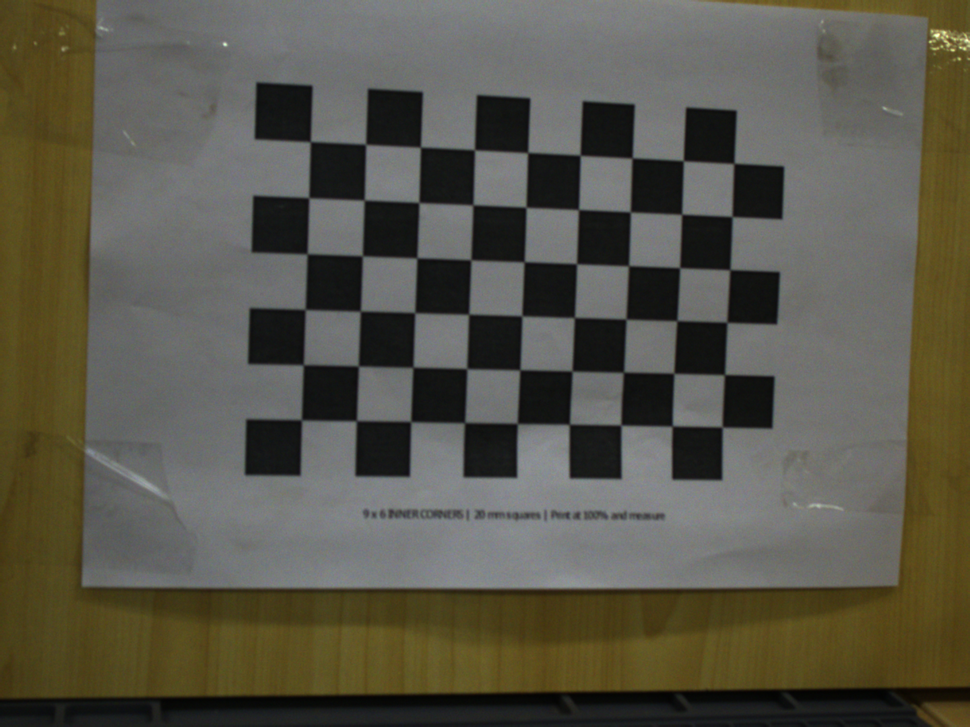
#> input picture calibration/captures/frame-3506875255325.png, 970 x 727 px, shrunk from 1440 x 1080 before the run; its folder holds 4 pictures in this run
$ python review_calibration.py
#> lines starting #> are read from the running program, lines starting #| are printed output that depends on the picture
#!/usr/bin/env python3
"""Review original chessboard PNGs; optionally copy accepted files and quarantine rejects."""

import argparse
import hashlib
import json
from pathlib import Path
import shutil

import cv2
import numpy as np


def main():
    parser = argparse.ArgumentParser(description=__doc__)
    parser.add_argument("--images", type=Path, default=Path("calibration/captures"))
    parser.add_argument("--accepted", type=Path, default=Path("calibration/accepted"))
    parser.add_argument("--quarantine", type=Path, default=Path("calibration/quarantine"))
    parser.add_argument("--report", type=Path, default=Path("calibration/review.json"))
    parser.add_argument("--columns", type=int, default=9, help="horizontal inner corners")
    parser.add_argument("--rows", type=int, default=6, help="vertical inner corners")
    parser.add_argument("--max-edge-px", type=float, default=6., help="relaxed initial-prototype cutoff; prefer about 3 px")
    parser.add_argument("--min-contrast", type=float, default=60.)
    parser.add_argument("--min-coverage-percent", type=float, default=3.)
    parser.add_argument("--apply", action="store_true", help="copy selected images and move rejected originals")
    args = parser.parse_args()
    if args.columns < 3 or args.rows < 3:
        parser.error("at least 3 x 3 inner corners are required")
    if (not np.isfinite([args.max_edge_px, args.min_contrast, args.min_coverage_percent]).all()
            or args.max_edge_px <= 0 or not 0 <= args.min_contrast <= 255
            or not 0 <= args.min_coverage_percent <= 100):
        parser.error("invalid quality thresholds")
    if not hasattr(cv2, "estimateChessboardSharpness"):
        parser.error("this review tool requires OpenCV estimateChessboardSharpness")
    paths = sorted(args.images.glob("*.png"), key=lambda path: (path.stat().st_mtime_ns, path.name))
    if not paths:
        parser.error("no PNGs found in the capture directory")
    source_root, accepted_root, quarantine_root = (p.resolve() for p in (args.images, args.accepted, args.quarantine))
    roots = (source_root, accepted_root, quarantine_root)
    if any(a == b or a in b.parents or b in a.parents for i, a in enumerate(roots) for b in roots[i+1:]):
        parser.error("capture, accepted and quarantine directories must be separate, non-nested paths")
    if args.report.exists():
        parser.error("report already exists; choose a new --report filename")
    if args.apply and (list(args.accepted.glob("*.png")) or (args.accepted / "selection.json").exists()):
        parser.error("accepted set already exists; use a fresh directory to preserve the previous review")
    if args.apply and any((args.quarantine / path.name).exists() for path in paths):
        parser.error("a quarantine filename already exists; use a fresh quarantine directory")

    cv2.setNumThreads(1)
    pattern = (args.columns, args.rows)
    grid = np.mgrid[0:args.columns, 0:args.rows].T.reshape(-1, 2).astype(np.float32)
    reference_size = None
    records = []
    for index, path in enumerate(paths, 1):
        row = dict(index=index, filename=path.name, sha256=hashlib.sha256(path.read_bytes()).hexdigest(), reasons=[])
        gray = cv2.imread(str(path), cv2.IMREAD_GRAYSCALE)
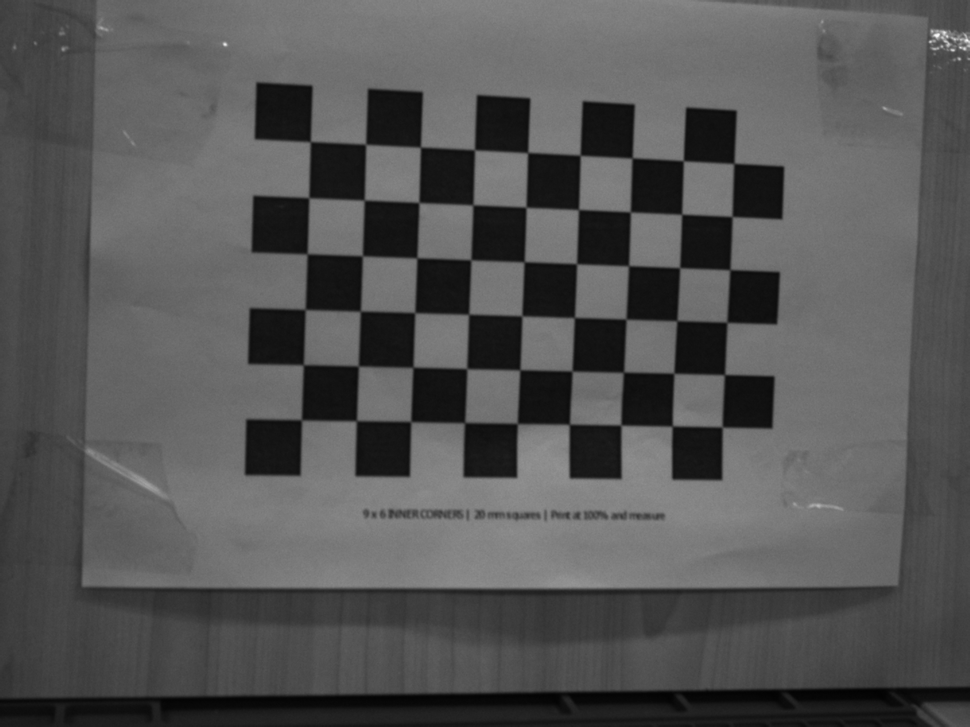
#> gray: shape (727, 970); min 2, max 250, mean 85
        if gray is None:
            row["reasons"].append("unreadable_image")
        else:
            height, width = gray.shape
#> height = 727; width = 970
            size = (width, height)
#> size = (970, 727)
            row.update(width=width, height=height)
            found, corners = cv2.findChessboardCornersSB(gray, pattern, cv2.CALIB_CB_NORMALIZE_IMAGE)
#> found = True; corners = 54 rows, first 8: [722.2, 427.1], [672.1, 426.1], [621.1, 425.1], [569.5, 424.3], [517.5, 423.6], [464.5, 422.6], [410.8, 421.6], [356.5, 420.6]
            row.update(corner_count=len(corners) if found else 0)
            if not found:
                row["reasons"].append("complete_chessboard_not_found")
            else:
                if reference_size is None:
                    reference_size = size
#> reference_size = (970, 727)
                elif size != reference_size:
                    row["reasons"].append("mixed_image_resolution")
                corners = np.asarray(corners, np.float32).reshape(-1, 1, 2)
                points = corners.reshape(-1, 2)
#> points = 54 pairs, first value 301.5 to 733.9, second value 141.7 to 427.1
                horizontal, _ = cv2.estimateChessboardSharpness(gray, pattern, corners, .8, False)
#> horizontal = (4.5, 17.2, 122.5, 0)
                vertical, _ = cv2.estimateChessboardSharpness(gray, pattern, corners, .8, True)
#> vertical = (3.4, 16.16, 119.1, 0)
                edges = [float(horizontal[0]), float(vertical[0])]
#> edges = [4.5, 3.4]
                contrast = min(float(horizontal[2]-horizontal[1]), float(vertical[2]-vertical[1]))
#> contrast = 103
                coverage = float(cv2.contourArea(cv2.convexHull(points)) / (width*height) * 100)
#> coverage = 16.27
                row.update(edge_horizontal_px=edges[0], edge_vertical_px=edges[1], contrast=contrast,
                           inner_hull_percent=coverage)
                if not np.isfinite(edges).all() or any(value <= 0 or value > args.max_edge_px for value in edges):
                    row["reasons"].append("blurred_edges")
                if not np.isfinite(contrast) or contrast < args.min_contrast:
                    row["reasons"].append("insufficient_black_white_contrast")
                if coverage < args.min_coverage_percent:
                    row["reasons"].append("board_too_small")
                transform, _ = cv2.findHomography(grid, points, 0)
#> transform = [[-54.54, 1.1, 722.2], [-3.62, -53.03, 427], [-0.00652, -0.0018, 1]]
                if transform is None:
                    row["reasons"].append("invalid_board_geometry")
                else:
                    border = np.array([[[-1., -1.], [args.columns, -1.],
                                        [args.columns, args.rows], [-1., args.rows]]], np.float32)
                    border = cv2.perspectiveTransform(border, transform)[0]
#> border = [[769.3, 479.6], [244.2, 474.4], [255.7, 81.83], [786.7, 112.9]]
                    inside = (np.isfinite(border).all() and np.all(border[:, 0] >= 0)
                              and np.all(border[:, 0] < width) and np.all(border[:, 1] >= 0)
                              and np.all(border[:, 1] < height))
#> inside = True
                    if not inside:
                        row["reasons"].append("board_boundary_out_of_frame")
        row["accepted"] = not row["reasons"]
        records.append(row)
        print(f"{'ACCEPT' if row['accepted'] else 'QUARANTINE'} {path.name}: {', '.join(row['reasons']) or 'initial prototype candidate'}", flush=True)
#| ACCEPT frame-3506875255325.png: initial prototype candidate
#> pass 2 of the loop in main, `for index, path in enumerate(paths, 1):`:
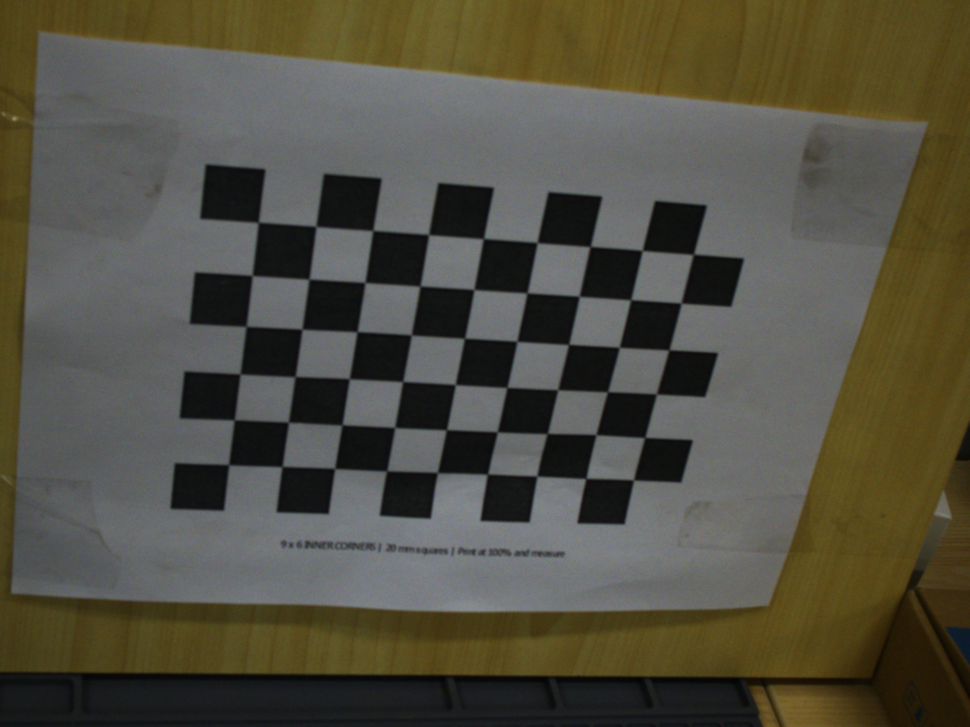
#> input picture calibration/captures/frame-3534542495275.png, 970 x 727 px, shrunk from 1440 x 1080 before the run
#> in main, `gray = cv2.imread(str(path), cv2.IMREAD_GRAYSCALE)`:
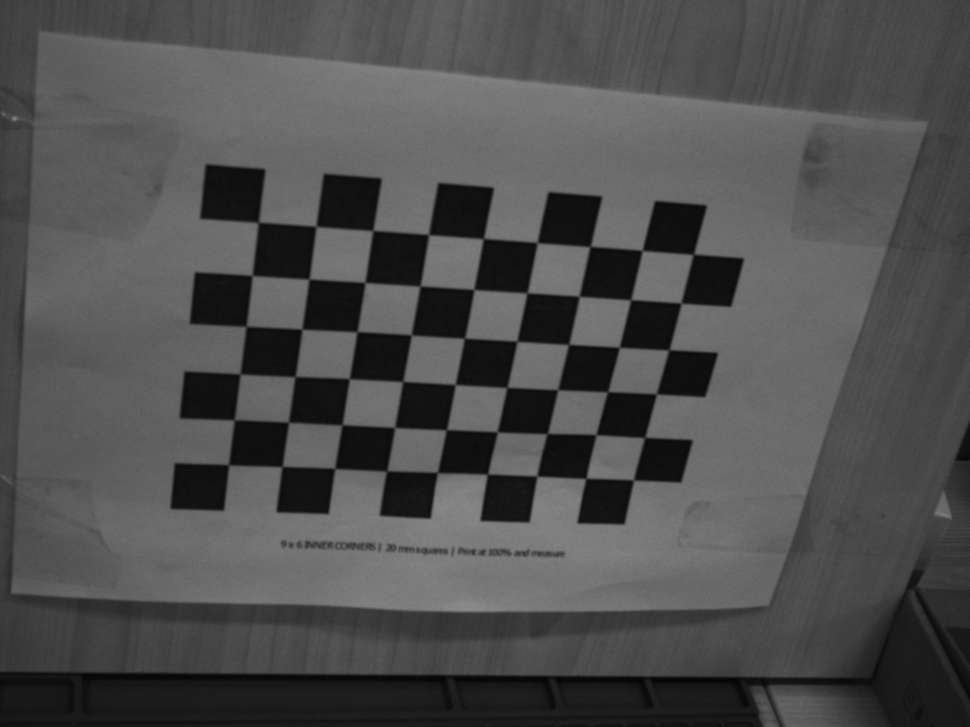
#> gray: shape (727, 970); min 4, max 142, mean 78.5
#> corners = 54 rows, first 8: [633.5, 480.1], [585.7, 478.4], [537, 476.2], [487.6, 474.2], [437.5, 472.8], [386.6, 470.9], [334.7, 468.5], [282.1, 466.4]
#> points = 54 pairs, first value 228.6 to 693.4, second value 222.4 to 480.1
#> horizontal = (3.85, 14.94, 115.3, 0)
#> vertical = (3.6, 14.03, 112.4, 0)
#> edges = [3.85, 3.6]
#> contrast = 98.38
#> coverage = 14.12
#> transform = [[-52.27, 1.42, 633.2], [-5.39, -48.99, 479.9], [-0.0077, -0.0155, 1]]
#> border = [[668.5, 522.2], [170.5, 507.7], [204.6, 164.1], [758.8, 209.2]]
#| ACCEPT frame-3534542495275.png: initial prototype candidate
#> pass 3 of the loop in main, `for index, path in enumerate(paths, 1):`:
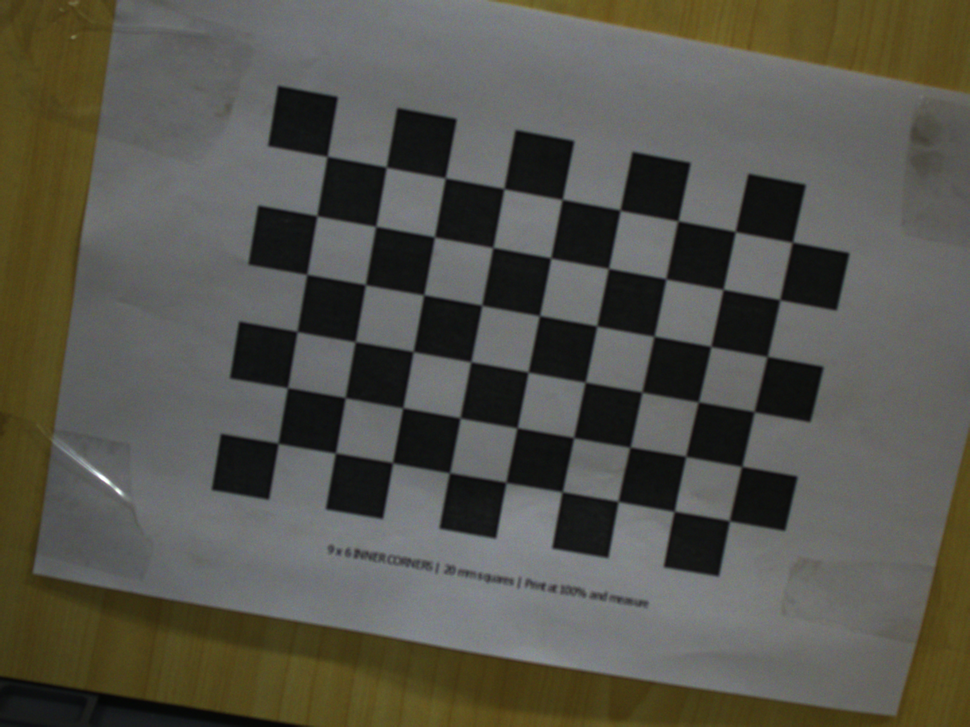
#> input picture calibration/captures/frame-3594277089450.png, 970 x 727 px, shrunk from 1440 x 1080 before the run
#> in main, `gray = cv2.imread(str(path), cv2.IMREAD_GRAYSCALE)`:
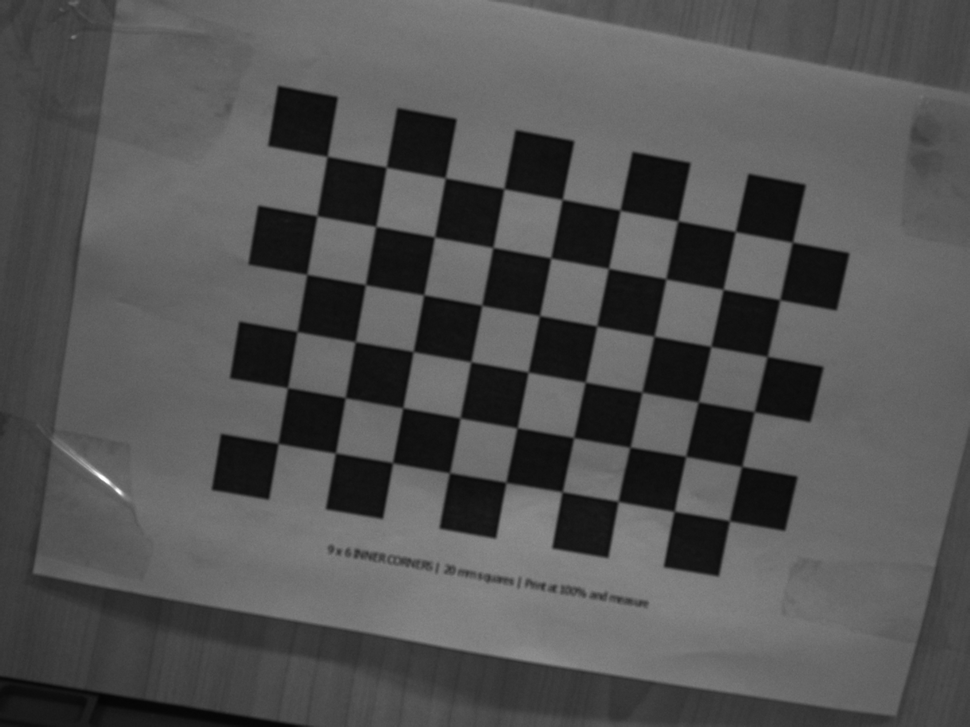
#> gray: shape (727, 970); min 4, max 255, mean 83.6
#> corners = 54 rows, first 8: [729.3, 520.6], [674.1, 511.2], [618.2, 501.4], [562.1, 491.7], [506, 482.4], [449.5, 472.7], [392.5, 462.7], [335.5, 452.8]
#> points = 54 pairs, first value 278 to 792.3, second value 156.3 to 520.6
#> horizontal = (4.47, 15.63, 116.5, 0)
#> vertical = (3.76, 15.03, 113.6, 0)
#> edges = [4.47, 3.76]
#> contrast = 98.59
#> coverage = 19.06
#> transform = [[-57.1, 7.29, 729.3], [-10.77, -57.33, 520.6], [-0.00254, -0.00683, 1]]
#> border = [[771.8, 583.2], [211.5, 488.8], [276.9, 85.12], [863.3, 194.9]]
#| ACCEPT frame-3594277089450.png: initial prototype candidate
#> the loop made 4 passes; the first 3 are shown

    report = dict(applied=False, pattern_inner_corners=list(pattern), source_directory=str(source_root),
                  accepted_directory=str(accepted_root), quarantine_directory=str(quarantine_root),
                  max_edge_px=args.max_edge_px, min_contrast=args.min_contrast,
                  min_coverage_percent=args.min_coverage_percent,
                  accepted_count=sum(row["accepted"] for row in records),
                  rejected_count=sum(not row["accepted"] for row in records), images=records)
    args.report.parent.mkdir(parents=True, exist_ok=True)
    args.report.write_text(json.dumps(report, indent=2) + "\n")
    if args.apply:
        # Preflight every snapshot before moving any original or copying the selected set.
        for path, row in zip(paths, records):
            if hashlib.sha256(path.read_bytes()).hexdigest() != row["sha256"]:
                raise SystemExit("an input changed during review; nothing was moved")
        args.accepted.mkdir(parents=True, exist_ok=True)
        args.quarantine.mkdir(parents=True, exist_ok=True)
        for path, row in zip(paths, records):
            target = (args.accepted if row["accepted"] else args.quarantine) / path.name
            if row["accepted"]:
                shutil.copy2(path, target)
            else:
                path.rename(target)
        (args.accepted / "selection.json").write_text(json.dumps(
            dict(pattern_inner_corners=list(pattern), review_report=str(args.report.resolve()),
                 images=[row for row in records if row["accepted"]]), indent=2) + "\n")
        (args.quarantine / "reasons.json").write_text(json.dumps(
            [row for row in records if not row["accepted"]], indent=2) + "\n")
        report["applied"] = True
        args.report.write_text(json.dumps(report, indent=2) + "\n")
    print(f"Accepted {report['accepted_count']}; quarantined {report['rejected_count']}; applied={report['applied']}")
    print("Selection is for initial PnP debugging; real calibration and distance checks are still required.")


if __name__ == "__main__":
    main()
